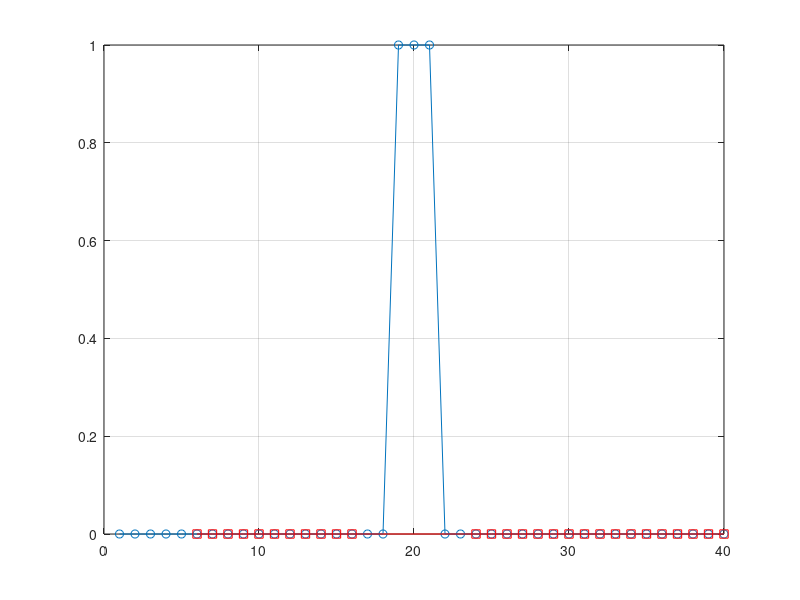
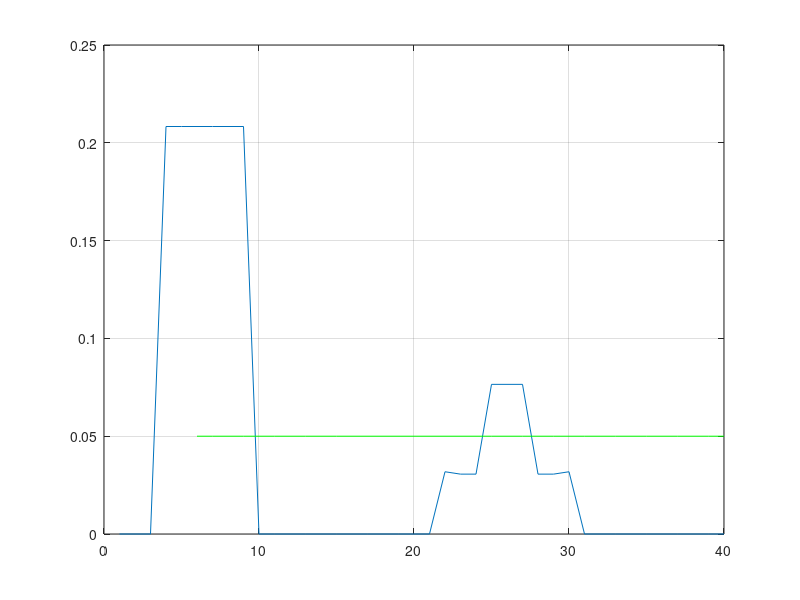

The MATLAB source for these figures, in order:
%% hatfilter test generator
in = [1:40; zeros(1,40)];
in(:,19:21) = [19:21;1 1 1];
in = in';
plot(in(:,1),in(:,2),'-o'); grid on

% based on hatsmooth
crown = 5;
brim = 3;
sig = 0.05;

coord = in;
clear ratio
dp = floor(crown/2)+brim;
coordp = padarray(coord,crown+2*brim,'circular');
start = brim+floor(crown/2)+1;
indtoremove = cell(1,length(start:length(coord)+start-1));
for i=start:length(coord)+start-1
    allpoints = coordp(i-dp:i+dp,:);
    allvectors = diff(allpoints);
    lenallvectors = sum(sqrt(sum(allvectors.^2,2)));
    nocrownpoints = allpoints;
    nocrownpoints(brim+1:end-brim,:) = [];
    nocrownvectors = diff(nocrownpoints);
    lennocrownvectors = sum(sqrt(sum(nocrownvectors.^2,2)));
    ratio(i-start+1) = 1-lennocrownvectors/lenallvectors;    
end

for i=1:length(ratio)
    if(ratio(i))>sig
        indtoremove{i} = (i+start-1) - floor(crown/2):(i+start-1)+floor(crown/2);
    end
end

% set NaN for vertexes to remove
for i=1:length(indtoremove)
   if ~isempty(indtoremove{i})
       coordp(indtoremove{i},:) = NaN;
   end
end
% delete padding (on beginig)
coordp = coordp(crown+2*brim+1:end,:);
% and on the end
coordp = coordp(1:length(coord),:);
% find positions of NaNs (vertices to remove)
isnotnan = ~any(isnan(coordp),2);
% and remove them
coordpp = coordp(isnotnan,:);

hold on
plot(coordpp(:,1),coordpp(:,2),'-rs')
hold off
figure
plot(ratio);grid on
hold on
plot(coordpp(:,1),repmat(sig,length(coordpp),1),'-g')
hold off
